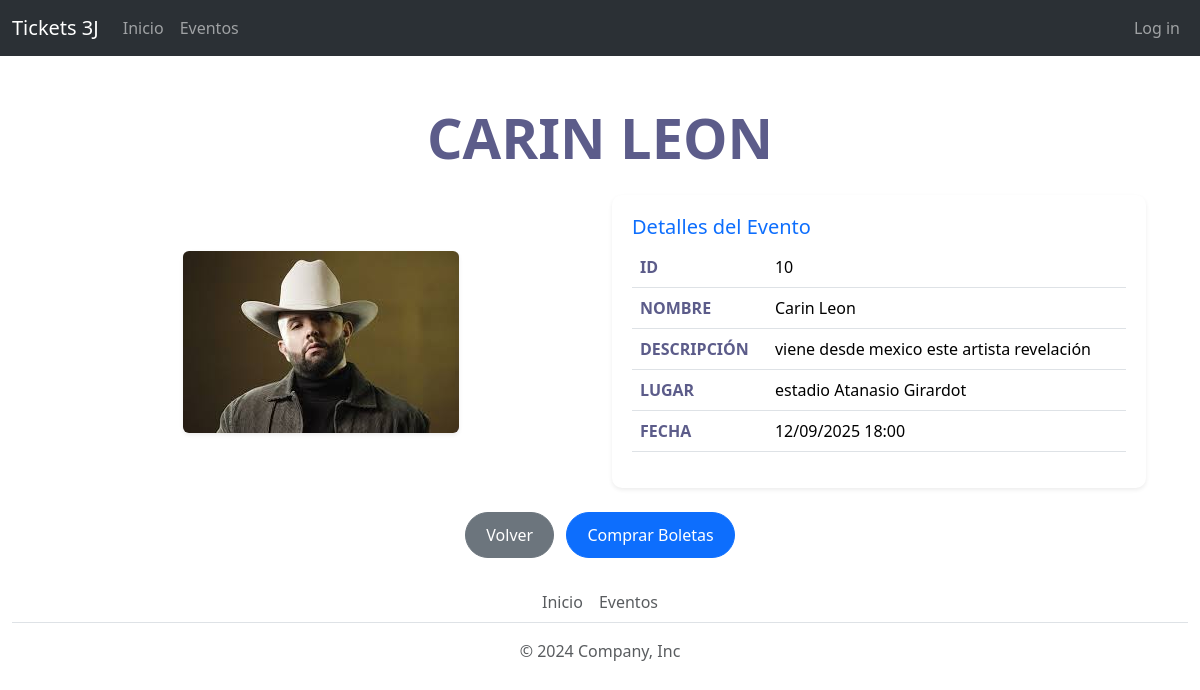
The page /eventos/detalle/10/ on the database its author committed.
### eventos/models.py (models this page shows, shortened)
class Evento(models.Model):
    nombre = models.CharField(max_length=200)
    descripcion = models.TextField()
    fecha = models.DateTimeField()
    lugar = models.CharField(max_length=200)
    tipo = models.CharField(max_length=50)
    total_boletas = models.PositiveIntegerField()  # Total de boletas para el evento
    imagen = models.FileField(upload_to="eventos/", null=True, blank=True)
    activo = models.BooleanField(default=True)

### eventos/views.py (the view)
# urls.py: path('detalle/<id>/',views.detalleProducto, name='detalleEvento'),
def detalleProducto(request, id):
    evento = Evento.objects.get(id=id)  # Cambié de Eventos a evento
    context = {'evento': evento}  # Asegúrate de usar 'evento' en minúsculas
    template = loader.get_template("detalleEvento.html")
    return HttpResponse(template.render(context, request))

### eventos/templates/detalleEvento.html (shortened to what this page needs)
{% extends 'base.html' %}
{% load static %}
{% block extrahead %}
<link rel="stylesheet" href="{% static 'css/detalle.css' %}">
{% endblock extrahead %}
{% block content %}
<div class="container mt-5">
    <h1 class="display-4 text-center mb-4" id="title">{{ evento.nombre }}</h1>
    <div class="row align-items-center">
        <div class="col-lg-6 col-md-12 text-center">
            <img src="{% if evento.imagen %}{{ evento.imagen.url }}{% else %}{% static 'images/default-image.jpg' %}{% endif %}"
                 class="img-fluid rounded shadow-sm"
                 alt="Imagen de {{ evento.nombre }}">
        </div>
        <div class="col-lg-6 col-md-12">
            <div class="card shadow-sm">
                <div class="card-body">
                    <h5 class="card-title text-primary">Detalles del Evento</h5>
                    <table class="table table-hover">
                        <tbody>
                            <tr>
                                <th scope="row">ID</th>
                                <td>{{ evento.id }}</td>
                            </tr>
                            <tr>
                                <th scope="row">Nombre</th>
                                <td>{{ evento.nombre }}</td>
                            </tr>
                            <tr>
                                <th scope="row">Descripción</th>
                                <td>{{ evento.descripcion }}</td>
                            </tr>
                            <tr>
                                <th scope="row">Lugar</th>
                                <td>{{ evento.lugar }}</td>
                            </tr>
                            <tr>
                                <th scope="row">Fecha</th>
                                <td>{{ evento.fecha|date:"d/m/Y H:i" }}</td>
                            </tr>
                        </tbody>
                    </table>
                </div>
            </div>
        </div>
    </div>
    <div class="text-center mt-4">
        <a type="button" class="btn btn-secondary me-2" href="{% url 'EventosIndex' %}">
             Volver
        </a>
        <a href="{% url 'comprar_boletas' evento.id %}" class="btn btn-primary">
             Comprar Boletas
        </a>
    </div>
</div>
{% endblock content %}

### static/css/detalle.css (style rules this page uses)
#title { color: #5c5c8a; font-weight: bold; text-transform: uppercase; margin-bottom: 20px; }
.card { border: none; border-radius: 10px; }
.card-body { padding: 20px; }
.table th { color: #5c5c8a; font-weight: bold; text-transform: uppercase; }
.table td { font-size: 16px; }
.btn { padding: 10px 20px; border-radius: 30px; font-size: 16px; }

### rows shown on the page
Evento: nombre "CARIN LEON", imagen (picture), id "10", nombre "Carin Leon", descripcion "viene desde mexico este artista revelación", lugar "estadio Atanasio Girardot", fecha "12/09/2025 18:00"
